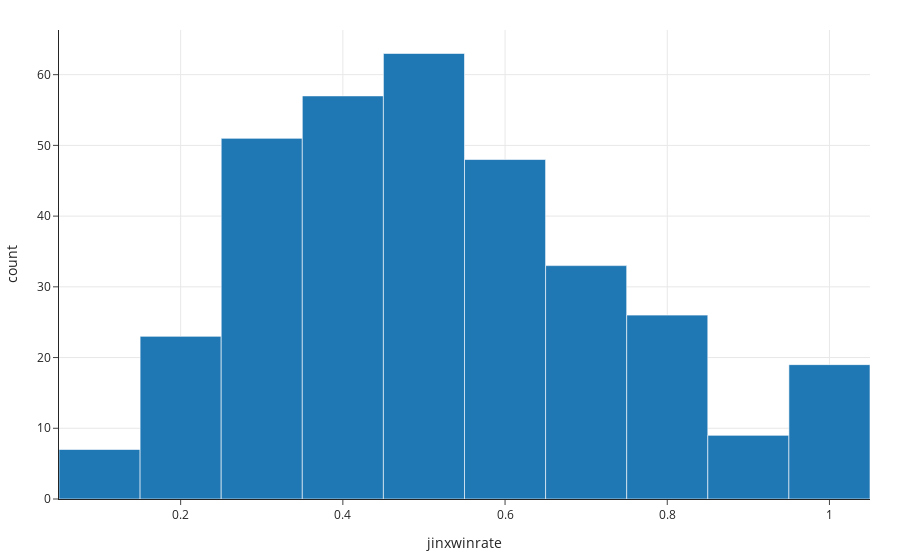

The notebook cell saved with this chart:
### Code cell
def hasJinx(row):
    return any(row[['pick1', 'pick2', 'pick3', 'pick4', 'pick5']] == 'Jinx')

filtered_jinxwins = filtered_jinxwins[filtered_jinxwins.apply(hasJinx, axis=1)]
team_jinx_games = filtered_jinxwins.groupby('teamname').size()
team_jinx_wins = filtered_jinxwins[filtered_jinxwins['result'] == 1].groupby('teamname').size()

jinxwinrate = (team_jinx_wins / team_jinx_games).reset_index().rename(columns={0 : "jinxwinrate"})
fig = px.histogram(jinxwinrate, x="jinxwinrate",nbins=15)
fig.show()

### Figure 1 — Plotly figure (JSON) as saved in the notebook; plotly's stock layout.template omitted (floating-point values rounded to 4 significant figures; data arrays with more than 128 entries replaced by an {"elided": "..."} marker saying what was removed)
{"data": [{"alignmentgroup": "True", "bingroup": "x", "hovertemplate": "jinxwinrate=%{x}<br>count=%{y}<extra></extra>", "legendgroup": "", "marker": {"color": "#1F77B4", "pattern": {"shape": ""}}, "name": "", "nbinsx": 15, "offsetgroup": "", "orientation": "v", "showlegend": false, "type": "histogram", "x": {"elided": "377 float values"}, "xaxis": "x", "yaxis": "y"}], "layout": {"barmode": "relative", "legend": {"tracegroupgap": 0}, "xaxis": {"anchor": "y", "domain": [0, 1], "title": {"text": "jinxwinrate"}}, "yaxis": {"anchor": "x", "domain": [0, 1], "title": {"text": "count"}}}}
